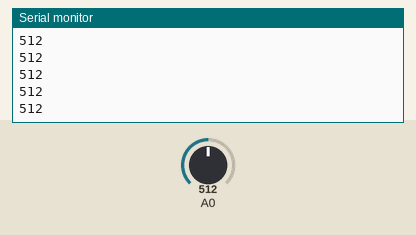
A sketch run on a simulated ESP8266 (NodeMCU). Parts: the last lines printed to the serial monitor. The test bench sets the inputs (shaded band); at power-on: A0 = 512. WiFi joins after 1.5 s; servers stay silent unless stated; uploads are accepted with an empty reply.

Above: at 2.7 s.
2.8 s: A0 set to 716
At 3.06 s:
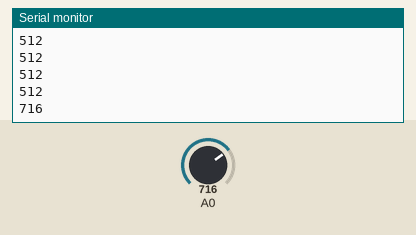
4.3 s: A0 set to 900
At 4.46 s:
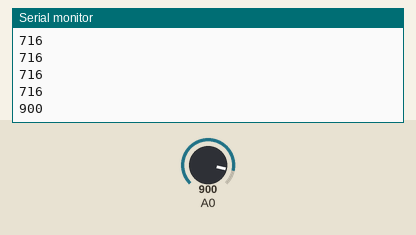
Timing chart, 0 to 7.3 s (numbered marks = the images above; inputs shaded):
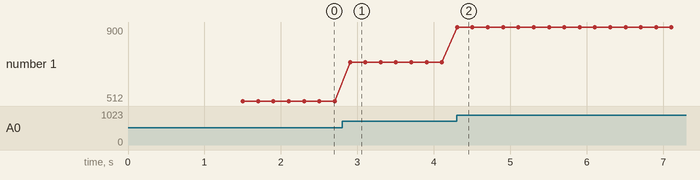

The sketch:

HTTPSRequest.ino
```cpp
#include <ESP8266WiFi.h>
#include <WiFiClientSecure.h>
#include <ESP8266HTTPClient.h>
#include <SoftwareSerial.h>

const char* ssid = "........";
const char* password = "........";
const char* host = "0.0.0.0";
const int httpsPort = 8000;

int Rx=D9;

void setup() {
  Serial.begin(9600);

  WiFi.begin(ssid, password);
  while (WiFi.status() != WL_CONNECTED) {
    delay(500);
  }
}

void loop() {
    if(WiFi.status()== WL_CONNECTED){
      HTTPClient http;
      int message= analogRead(Rx);
      Serial.println(message);
      char smessage[5];
      itoa(message, smessage, 10);
      http.begin("http://192.168.1.88:8085/hello");
      http.addHeader("Content-Type", "text/plain");
      int httpCode = http.POST(smessage);

      String payload = http.getString();
      http.end();  //Close connection

    }
}
```

Measured:
- after the input at 2.8 s, the serial monitor: prints a new line after 0.10 s (image 1)
- after the input at 4.3 s, the serial monitor: prints a new line at once (image 2)
- plotted number 1: 512 → 716 after the input at 2.8 s, 716 → 900 after the input at 4.3 s
